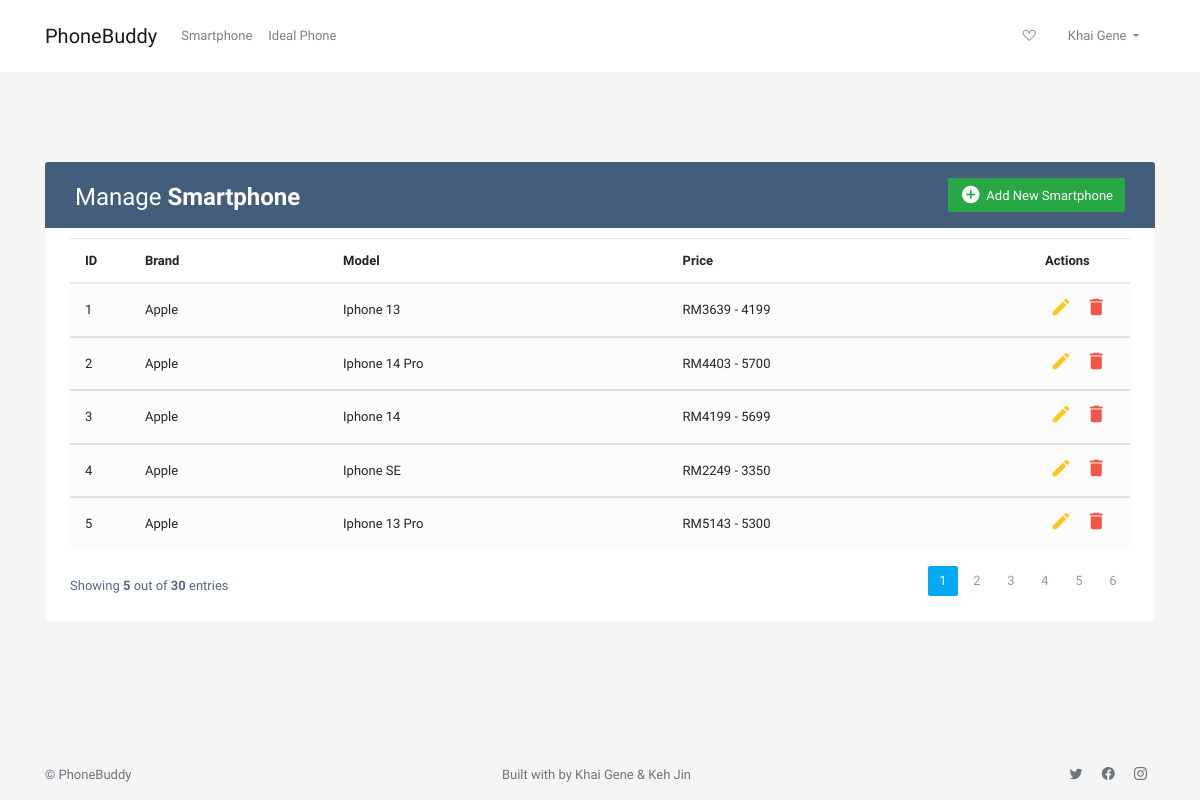
The app's page /manageSmartphone (signed in) with its own data.
### tables this page shows
CREATE TABLE Smartphone (
    id INTEGER PRIMARY KEY AUTOINCREMENT,
    brand STRING NOT NULL,
    model STRING NOT NULL,
    processor STRING NOT NULL,
    ram STRING NOT NULL,
    colour STRING NOT NULL,
    battery STRING NOT NULL,
    lowprice INTEGER NOT NULL,
    highprice INTEGER NOT NULL,
    screenSize STRING NOT NULL,
    refreshRate STRING NOT NULL,
    description STRING NOT NULL,
    image_URL STRING NOT NULL
);

### app.py (the view, shortened to what this page needs)
@app.route('/manageSmartphone', methods = ['GET','POST'])
def manageSmartphone():
    if session.get('type') == 'admin':
        conn = get_db_connection()
        page = request.args.get('page', type=int, default=1)
        limit = 5
        offset = page*limit - limit
        smartphones = conn.execute('SELECT * FROM Smartphone').fetchall()
        total = len(smartphones)
        amountPages = math.ceil(total/limit)
        pages = []
        for i in range(amountPages):
            pages.append(i+1)
        smartphones = conn.execute("SELECT * FROM Smartphone LIMIT ? OFFSET ?", (limit, offset)).fetchall()
        return render_template('manageSmartphone.html', smartphones = smartphones, total = total, pages = pages, page = page)
    else:
        message = "You don't have permission to access this page!"
        flash(message,'InvalidPermission')
        return redirect('/')

### app.py (called while the page is built)
def get_db_connection():
    conn = sql.connect('database.db')
    conn.row_factory = sql.Row
    return conn

### templates/manageSmartphone.html (shortened to what this page needs)
{% extends 'base.html' %}
{% block main %}
<div class="vh-100">
<div class="container-xl" style="margin-top:90px;">
	<div class="table-responsive">
		<div class="table-wrapper">
			<div class="table-title">
				<div class="row">
					<div class="col-sm-6">
						<h2>Manage <b>Smartphone</b></h2>
					</div>
					<div class="col-sm-6">
						<a href="./addSmartphone" class="btn btn-success"><i class="material-icons">&#xE147;</i> <span>Add New Smartphone</span></a>
					</div>
				</div>
			</div>
			<table class="table table-striped table-hover">
				<thead>
					<tr>
						<th>ID</th>
						<th>Brand</th>
						<th>Model</th>
						<th>Price</th>
						<th>Actions</th>
					</tr>
				</thead>
				{% for smartphone in smartphones %}
				<tbody>
					<tr>
						<td>{{ smartphone['id'] }}</td>
						<td>{{ smartphone['brand'] }}</td>
						<td>{{ smartphone['model'] }}</td>
						<td>RM{{ smartphone['lowprice'] }} - {{ smartphone['highprice'] }}</td>
						<td>
							<a href="{{ url_for('editSmartphone', id=smartphone['id']) }}" class="edit"><i class="material-icons" data-toggle="tooltip" title="Edit">&#xE254;</i></a>
							<a href="#deleteEmployeeModal" class="delete" data-toggle="modal"><i class="material-icons" data-toggle="tooltip" title="Delete">&#xE872;</i></a>
						</td>
					</tr>
				</tbody>
				{% endfor %}
			</table>
			<div class="clearfix">
				<div class="hint-text">Showing <b>5</b> out of <b>{{ total }}</b> entries</div>
				<ul class="pagination">
					{% for amountpage in pages %}
					<li class="page-item {{ 'active' if page == amountpage }}"><a href="/manageSmartphone?page={{ amountpage }}" class="page-link" name="page">{{ amountpage }}</a></li>
					{% endfor %}
				</ul>
			</div>
		</div>
	</div>
</div>
</div>
{% endblock %}

### templates/manageSmartphone.html (style rules this page uses)
body { color: #566787; background: #f5f5f5; font-family: 'Varela Round', sans-serif; font-size: 13px; }
.table-responsive { margin: 30px 0; }
.table-wrapper { background: #fff; padding: 20px 25px; border-radius: 3px; min-width: 1000px; box-shadow: 0 1px 1px rgba(0,0,0,.05); }
.table-title { padding-bottom: 15px; background: #435d7d; color: #fff; padding: 16px 30px; min-width: 100%; margin: -20px -25px 10px; border-radius: 3px 3px 0 0; }
.table-title h2 { margin: 5px 0 0; font-size: 24px; }
.table-title .btn { color: #fff; float: right; font-size: 13px; border: none; min-width: 50px; border-radius: 2px; border: none; outline: none !important; margin-left: 10px; }
.table-title .btn i { float: left; font-size: 21px; margin-right: 5px; }
.table-title .btn span { float: left; margin-top: 2px; }
table.table tr th, table.table tr td { border-color: #e9e9e9; padding: 12px 15px; vertical-align: middle; }
table.table tr th:first-child { width: 60px; }
table.table tr th:last-child { width: 100px; }
table.table-striped tbody tr:nth-of-type(odd) { background-color: #fcfcfc; }
table.table td:last-child i { opacity: 0.9; font-size: 22px; margin: 0 5px; }
table.table td a { font-weight: bold; color: #566787; display: inline-block; text-decoration: none; outline: none !important; }
table.table td a.edit { color: #FFC107; }
table.table td a.delete { color: #F44336; }
table.table td i { font-size: 19px; }
.pagination { float: right; margin: 0 0 5px; }
.pagination li a { border: none; font-size: 13px; min-width: 30px; min-height: 30px; color: #999; margin: 0 2px; line-height: 30px; border-radius: 2px !important; text-align: center; padding: 0 6px; }
.pagination li.active a, .pagination li.active a.page-link { background: #03A9F4; }
.hint-text { float: left; margin-top: 10px; font-size: 13px; }

### records on screen
Smartphone: id "1", brand "Apple", model "Iphone 13", lowprice "3639", highprice "4199"
Smartphone: id "2", brand "Apple", model "Iphone 14 Pro", lowprice "4403", highprice "5700"
Smartphone: id "3", brand "Apple", model "Iphone 14", lowprice "4199", highprice "5699"
Smartphone: id "4", brand "Apple", model "Iphone SE", lowprice "2249", highprice "3350"
Smartphone: id "5", brand "Apple", model "Iphone 13 Pro", lowprice "5143", highprice "5300"

### other values on screen
{{ session.username }} "Khai Gene"
{{ total }} "30"
{{ amountpage }} "1" "2" "3" "4" "5" "6"
